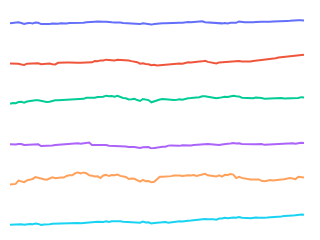

Notebook source saved alongside this figure:
### Code cell
df=px.data.stocks(indexed=True)
print(df)
fig=px.line(df,facet_row="company",facet_row_spacing=0.1,height=200,width=200)#facet_row=>Har company ka alag mini graph banega.
                                                         #facet_row_spacingHar subplot ke beech bahut kam gap rakho.

# hide and lock down axes
fig.update_xaxes(visible=False ,fixedrange=True)
fig.update_yaxes(visible=False ,fixedrange=True)

# remove facet/subplot labels
fig.update_layout(annotations=[],overwrite=True)

# strip down the rest of the plot
fig.update_layout(showlegend=False,plot_bgcolor="white",margin=dict(t=10,l=10,b=10,r=10))

# disable the modebar for such a small plot
#displayModeBar=False==>koi option nhi dekha ga 
fig.show(config=dict(displayModeBar=False))
